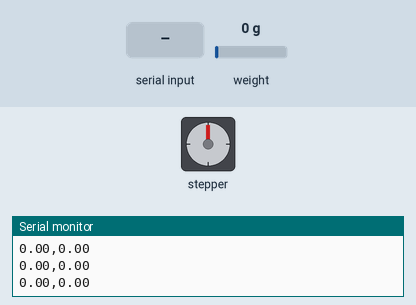
This sketch was run on a simulated Arduino Uno, built with avr-gcc and run on an emulated ATmega328P. On the bench: stepper motor, the last lines printed to the serial monitor. Wiring (inferred from the names in the program): stepper motor driver (200 steps per turn assumed): step pin 9; direction pin 8; enable pin 7. The test bench sets the inputs (shaded band); at power-on: weight on the scale 0 g.

Above: at 2.2 s.
2.3 s: "START:\n" received over Serial
At 2.51 s:
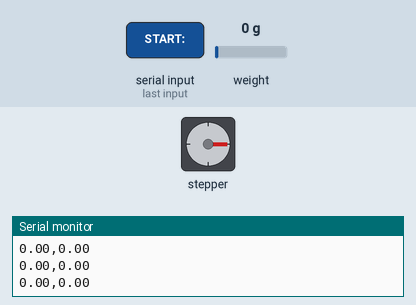
At 2.91 s:
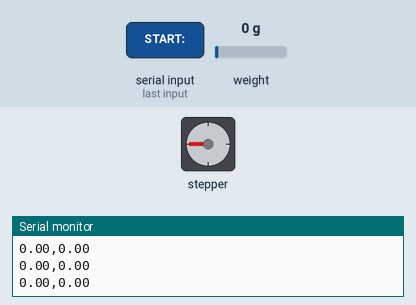
5.3 s: "START:90\n" received over Serial
8.3 s: weight on the scale set to 100 g
11.3 s: "STOP\n" received over Serial
At 11.3 s:
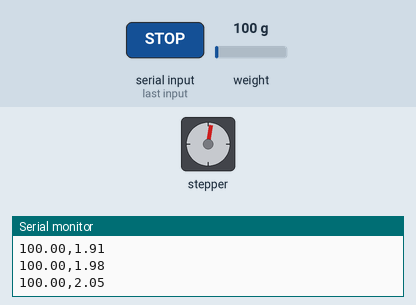
12.8 s: "START:,45\n" received over Serial
At 13.0 s:
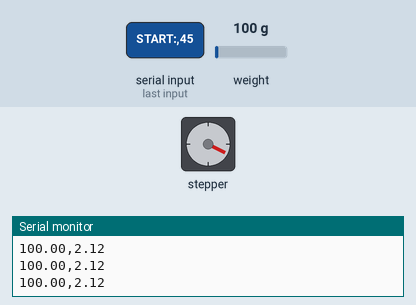
15.8 s: weight on the scale set to 1250 g
Timing chart, 0 to 19.8 s (numbered marks = the images above; inputs shaded):
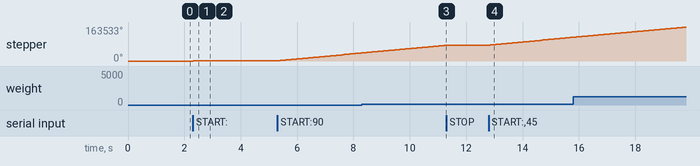

The sketch:

Arduino_v3.ino
```cpp
#include "HX711.h"

// --- PIN TANIMLAMALARI ---
// Load Cell (HX711)
const int LOADCELL_DOUT_PIN = 2;
const int LOADCELL_SCK_PIN = 3;

// Step Motor Sürücü (TB6600 / CWD556 vb.)
const int STEP_PIN = 9;
const int DIR_PIN = 8;
const int ENA_PIN = 7; // Opsiyonel, genelde 5V'a bağlanır

// --- DEĞİŞKENLER ---
HX711 scale;
long current_steps = 0;
bool is_running = false;
float motor_speed_delay = 1000; // Başlangıç hızı (mikrosaniye)
int motor_direction = -1;       // 1: Çekme, -1: Basma

// Kalibrasyon Değerleri (Kendi sistemine göre güncelle)
// HX711 kütüphanesindeki set_scale fonksiyonu için
float calibration_factor = 2280.0;

// 1mm gitmek için gereken adım sayısı (Sürücü ayarına göre değişir)
// Örn: 1000 adım motor * 50 redüktör / 2mm vida hatvesi = 25000 adım/mm
float steps_per_mm = 20000.0;

unsigned long last_send_time = 0;

void setup() {
  Serial.begin(9600);

  // Motor Pinleri
  pinMode(STEP_PIN, OUTPUT);
  pinMode(DIR_PIN, OUTPUT);
  pinMode(ENA_PIN, OUTPUT);
  digitalWrite(ENA_PIN, LOW); // Motoru aktif et (Low/High sürücüye göre değişebilir)

  // Load Cell Başlatma
  scale.begin(LOADCELL_DOUT_PIN, LOADCELL_SCK_PIN);
  scale.set_scale(calibration_factor);
  scale.tare(); // Açılışta dara al
}

void loop() {
  // 1. PYTHON'DAN KOMUT OKUMA
  if (Serial.available() > 0) {
    String command = Serial.readStringUntil('\n');
    command.trim(); // Boşlukları temizle
    parseCommand(command);
  }

  // 2. MOTOR HAREKETİ (Test Başladıysa)
  if (is_running) {
    digitalWrite(DIR_PIN, motor_direction > 0 ? HIGH : LOW);

    digitalWrite(STEP_PIN, HIGH);
    delayMicroseconds(motor_speed_delay);
    digitalWrite(STEP_PIN, LOW);
    delayMicroseconds(motor_speed_delay);

    // Konum güncelle (Yönüne göre artır veya azalt)
    current_steps += motor_direction;
  }

  // 3. VERİ GÖNDERME (Her 100ms'de bir gönderir, Python'u boğmaz)
  if (millis() - last_send_time > 100) {
    sendDataToPython();
    last_send_time = millis();
  }
}

// --- YARDIMCI FONKSİYONLAR ---

void parseCommand(String cmd) {
  // START:10 -> 10mm/dk hızla başlat
  if (cmd.startsWith("START:")) {
    float speed_mm_min = cmd.substring(6).toFloat();

    // Yön Belirleme (Negatif hız basma testidir)
    if (speed_mm_min < 0) {
      motor_direction = -1;
      speed_mm_min = abs(speed_mm_min);
    } else {
      motor_direction = 1;
    }

    // Hız Hesabı (mm/dk -> delay mikrosaniye)
    // Delay = (60 * 1000000) / (steps_per_mm * mm_min * 2)
    // *2 çünkü her adımda HIGH ve LOW beklemesi var
    if (speed_mm_min > 0) {
      motor_speed_delay = (30000000.0) / (steps_per_mm * speed_mm_min);
    }

    is_running = true; // DÜZELTİLDİ: Testin başlaması için true olmalı
  }

  // STOP -> Durdur
  else if (cmd.equals("STOP")) {
    is_running = false;
  }

  // MOVE:5 -> 5mm manuel hareket et
  else if (cmd.startsWith("MOVE:")) {
    float dist = cmd.substring(5).toFloat();
    long steps_to_move = dist * steps_per_mm;
    int dir = (steps_to_move > 0) ? HIGH : LOW;
    steps_to_move = abs(steps_to_move);

    digitalWrite(DIR_PIN, dir);
    for (long i = 0; i < steps_to_move; i++) {
      digitalWrite(STEP_PIN, HIGH);
      delayMicroseconds(40); // DÜZELTİLDİ: Makinenin kilitlenmemesi için hızlandırıldı
      digitalWrite(STEP_PIN, LOW);
      delayMicroseconds(40);

      // Konumu güncelle
      if (dir == HIGH) current_steps++; else current_steps--;
    }
  }

  // TARE -> Dara Al (Sıfırla)
  else if (cmd.equals("TARE")) {
    scale.tare();
    current_steps = 0;
  }
}

void sendDataToPython() {
  // Kuvveti Oku (Load Cell)
  float force_n = scale.get_units(1); // 1 okumanın ortalaması (hızlı olması için)

  // Mesafeyi Hesapla (Adım -> mm)
  float dist_mm = current_steps / steps_per_mm;

  // Veriyi Formatla: "Kuvvet,Mesafe"
  Serial.print(force_n, 2); // Virgülden sonra 2 hane
  Serial.print(",");
  Serial.println(dist_mm, 2);
}
```

Measured:
- after the input at 2.3 s, stepper: keeps turning clockwise at about 458°/s, starting at once
- after the input at 11.3 s, stepper: stops changing and stays 76330°
- after the input at 12.8 s, stepper: keeps turning clockwise at about 12801°/s, starting at once
